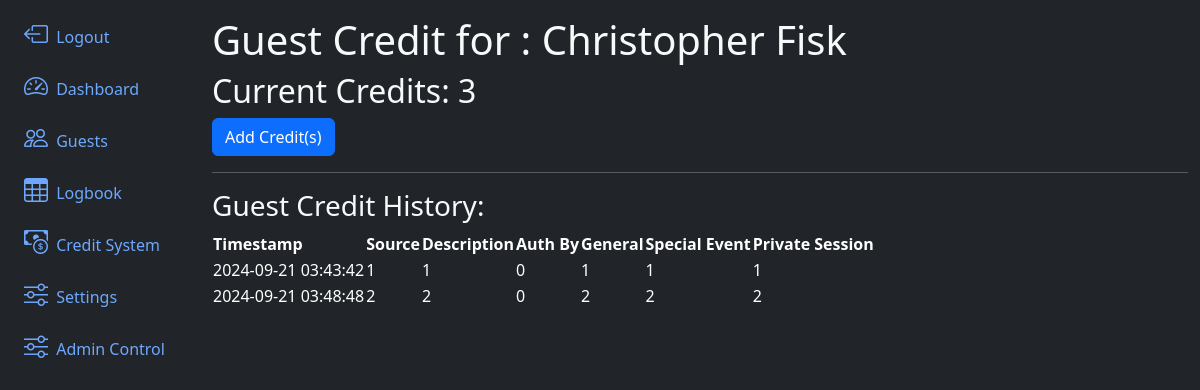
Screenshot of /guestCredit/15 (signed in) with the database file from the repository.
### app/models.py (models this page shows, shortened)
@dataclass
class Guest(db.Model, UserMixin):
    id:int = db.Column(db.Integer, primary_key=True)
    uuid:str  = db.Column(db.String, unique=True, name="uuid")
    fetUsername:str  = db.Column(db.String(100) )
    name:str  = db.Column(db.String(100), nullable=False)
    email:str  = db.Column(db.String(200), unique=True, nullable=False)
    phone:str  = db.Column(db.String(20))
    checkin_blocked:bool = db.Column(db.Boolean(), default=False)
    password:str  = db.Column(db.String(255))
    allow_qrcode_refresh:bool = db.Column(db.Boolean(), default=True)
    roles = db.relationship('Role', backref=db.backref('guests'), secondary=guest_role)
    termsCheck:bool = db.Column(db.Boolean(), default=False)
    termsDate = db.Column(db.DateTime(timezone=True), server_default=None)
    credit = db.relationship('GuestCredit',backref='guest')
    logbook = db.relationship('Guestlog', backref='guest')
    lastVisit = db.Column(db.DateTime(timezone=True), server_default=None)
    lastCheckOut = db.Column(db.DateTime(timezone=True), server_default=None)
    created_at = db.Column(db.DateTime(timezone=True), server_default=func.now())
    def __str__(self):
        return f'{self.name}'

@dataclass
class GuestCredit(db.Model):
    id:int = db.Column(db.Integer, primary_key=True)
    lastUpdate = db.Column(db.DateTime(timezone=True), server_default=None)
    guest_id = db.Column(db.Integer, db.ForeignKey('guest.id'), nullable=False)
    generalAmount:int  = db.Column(db.Integer, nullable=False, default=0)
    specialEventAmount:int  = db.Column(db.Integer, nullable=False, default=0)
    privateSessionAmount:int  = db.Column(db.Integer, nullable=False, default=0)

@dataclass
class CreditTransactionLog(db.Model):
    id:int = db.Column(db.Integer, primary_key=True)
    timestamp = db.Column(db.DateTime(timezone=True), server_default=func.now())
    guest = db.Column(db.Integer,  db.ForeignKey('guest.id'), nullable=False)
    authorizedSource:str  = db.Column(db.String(100), nullable=False)
    authorizedBy  = db.Column(db.Integer, db.ForeignKey('guest.id'))
    generalAmountChange:int  = db.Column(db.Integer, nullable=False)
    specialEventAmountChange:int  = db.Column(db.Integer, nullable=False)
    privateSessionAmountChange:int  = db.Column(db.Integer, nullable=False)
    description:str  = db.Column(db.String(200), nullable=False)

### app/routes.py (the view, shortened to what this page needs)
@app.route('/guestCredit/<id>', methods=['GET', 'POST'])
def guestCredit(id):
    if(id is None):
        return redirect(url_for('guests', guests=Guest.query.all()))
    _guest = Guest.query.filter_by(id=id).first()
    guestCredit = GuestCredit.query.filter_by(guest_id=_guest.id).first()
    print(_guest, guestCredit)
    return render_template('guestCredit.html', guest=_guest, guestCredit=GuestCredit.query.filter_by(guest=_guest).first(), guestCreditLog=CreditTransactionLog.query.filter_by(guest=_guest.id).all())

### app/models.py (called while the page is built)
@login_manager.user_loader
def load_user(user_id):
    return Guest.query.get(int(user_id))

### app/templates/guestCredit.html
{% extends 'layout.html' %}
{% block content %}
<h1>Guest Credit for : {{guest.name}}</h1>
{% if guest.credit %}
<h2>Current Credits: {{ guestCredit.generalAmount }}</h2>
<a href="/guestCredit/{{ guest.id }}/addCredits" class="btn btn-primary">Add Credit(s)</a>
<hr>
<h3>Guest Credit History:</h3>
<table class="table-dark rounded-3 overflow-hidden " data-toggle="table" >
    <thead>
        <tr>
            <th data-sortable="true" scope="col">Timestamp</th>
            <th data-sortable="true" scope="col">Source</th>
            <th data-sortable="true" scope="col">Description</th>
            <th data-sortable="true" scope="col">Auth By</th>
            <th data-sortable="true" scope="col">General</th>
            <th data-sortable="true" scope="col">Special Event</th>
            <th data-sortable="true" scope="col">Private Session</th>
        </tr>
    </thead>
    <tbody>
        {% for logItem in guestCreditLog %}
        <tr>
            <td scope="row">{{ logItem.timestamp }}</td>
            <td scope="row">{{ logItem.authorizedSource }}</td>
            <td scope="row">{{ logItem.description }}</td>
            <td scope="row">{{ logItem.authorizedBy }}</td>
            <td scope="row">{{ logItem.generalAmountChange }}</td>
            <td scope="row">{{ logItem.specialEventAmountChange }}</td>
            <td scope="row">{{ logItem.privateSessionAmountChange }}</td>
        </tr>
        {% endfor %}
    </tbody>
</table>
{% else %}
<h2>Guest has no credit account established</h2>
{% endif %}
{% endblock content %}

### rows the page displays
Guest: name "Christopher Fisk"
GuestCredit: generalAmount "3"
CreditTransactionLog: timestamp "2024-09-21 03:43:42", authorizedSource "1", description "1", authorizedBy "0", generalAmountChange "1", specialEventAmountChange "1", privateSessionAmountChange "1"
CreditTransactionLog: timestamp "2024-09-21 03:48:48", authorizedSource "2", description "2", authorizedBy "0", generalAmountChange "2", specialEventAmountChange "2", privateSessionAmountChange "2"
